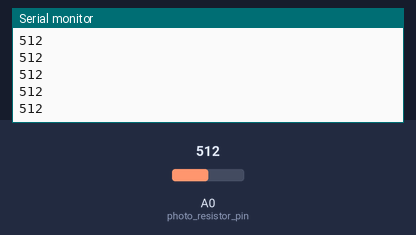
Recording of a sketch running on a simulated Arduino Uno, built with avr-gcc and run on an emulated ATmega328P. On the bench: the last lines printed to the serial monitor. The inputs (shaded band) are chosen by the test bench; at power-on: A0 (photo_resistor_pin) = 512.

Above: at 1.2 s.
1.3 s: A0 (photo_resistor_pin) set to 716
At 2.3 s:
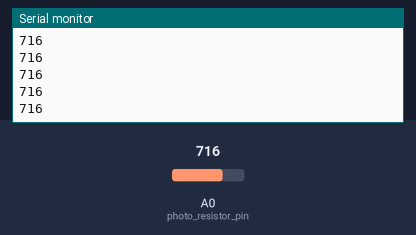
2.8 s: A0 (photo_resistor_pin) set to 900
At 3.3 s:
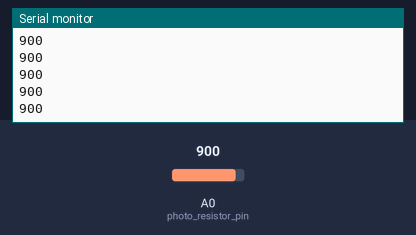
Timing chart, 0 to 5.8 s (numbered marks = the images above; inputs shaded):
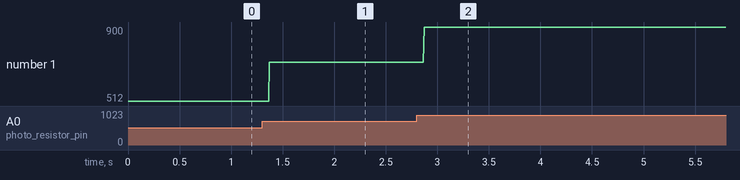

The sketch:

PhotoResistor.ino
```cpp
int light_intensity = 0;
int photo_resistor_pin = 0;

void setup() {

  Serial.begin(9600);

}

void loop () {

  light_intensity = analogRead(photo_resistor_pin);
  Serial.println(light_intensity);

}
```

Measured:
- after the input at 1.3 s, the serial monitor: prints a new line after 0.07 s (image 1)
- after the input at 2.8 s, the serial monitor: prints a new line after 0.07 s (image 2)
- plotted number 1: 512 → 716 after the input at 1.3 s, 716 → 900 after the input at 2.8 s
